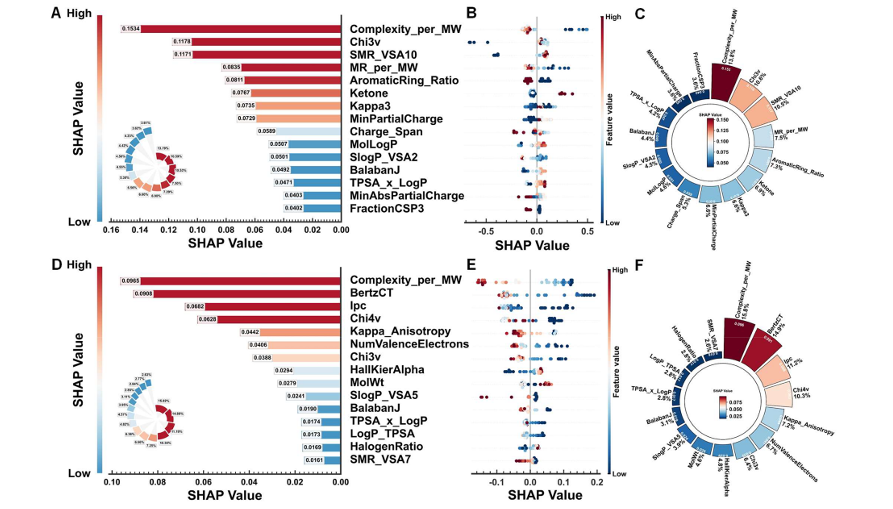
#> input picture sci-figure-replica/examples/post01-fig4/source_crop/original_figure.png, 893 x 509 px
$ python sample_palette.py --image ../examples/post01-fig4/source_crop/original_figure.png --out out.png
#> lines starting #> are read from the running program, lines starting #| are printed output that depends on the picture; after the words box and inside, x2 and y2 are one past the last pixel; in counts of white or black regions, pixels touching at a corner belong together
### sci-figure-replica/scripts/make_compare.py
"""Create equal-height comparisons and optional 50% overlays, never a visual verdict."""
import argparse
from io import BytesIO
from pathlib import Path

from PIL import Image, ImageDraw
from common import cli_error, write_batch


def open_rgb(path):
    with Image.open(path) as image:
#> image is the input picture: PIL image 893x509 RGB; mean R, G, B 236.6, 232.4, 233.7
        image.load()
        rgba = image.convert('RGBA')
        white = Image.new('RGBA', image.size, 'white')
#> white: PIL image 893x509 RGBA; every value is 255
        return Image.alpha_composite(white, rgba).convert('RGB')


# [45 lines left out: functions png_bytes, main, not called in this run]


# [2 lines that do not run on import are left out]

### sci-figure-replica/scripts/crop_figure.py
"""Crop margins and separated bottom caption bands without changing the source.

--bbox uses original-image coordinates (exclusive right/bottom).
--spec writes/updates the analysis JSON; existing caption_bbox/quality_flags
are accepted as human overrides. Caption detection is a geometric heuristic,
not OCR; inspect crop.json and use --bottom-crop for ambiguous cases.
Content uses a sensitive mask plus 8 px padding. When a separated caption is
removed, keep the full canvas width to preserve composite-figure side margins.
"""
import argparse
from pathlib import Path
import re

import numpy as np
from PIL import Image
from common import cli_error, json_bytes, read_json, write_batch
from make_compare import open_rgb, png_bytes


def background_rgb(array):
    h, w = array.shape[:2]
#> h = 509; w = 893
    size = max(1, min(8, h // 10, w // 10))
#> size = 8
    corners = np.concatenate([array[:size, :size].reshape(-1, 3), array[:size, -size:].reshape(-1, 3),
                              array[-size:, :size].reshape(-1, 3), array[-size:, -size:].reshape(-1, 3)])
#> corners = 256 rows, first 8: [255, 255, 255], [255, 255, 255], [255, 255, 255], [255, 255, 255], [255, 255, 255], [255, 255, 255], [255, 255, 255], [255, 255, 255]
    return np.median(corners, axis=0).round().astype('uint8')


# [125 lines left out: functions validate_bbox, caption_band, crop_image, main, not called in this run]


# [2 lines that do not run on import are left out]

### sci-figure-replica/scripts/common.py
"""Shared local I/O; no implicit gallery writes or external code execution."""
from datetime import datetime, timezone
import hashlib
import json
import os
from pathlib import Path
import re
import tempfile

SKILL_ROOT = Path(__file__).resolve().parents[1]


def utc_now():
    return datetime.now(timezone.utc).isoformat().replace('+00:00', 'Z')


# [29 lines left out: functions load_config, configured_path, not called in this run]


def read_json(path):
    return json.loads(Path(path).read_text(encoding='utf-8-sig'))


def json_bytes(value):
    return (json.dumps(value, ensure_ascii=False, indent=2) + '\n').encode('utf-8')


def sha256(path):
    with Path(path).open('rb') as stream:
        return hashlib.file_digest(stream, 'sha256').hexdigest()


def reject_links(path):
    path = Path(path).absolute()
    for part in (path, *path.parents):
        if part.is_symlink() or (hasattr(part, 'is_junction') and part.is_junction()):
            raise ValueError(f'Refusing symlink/junction path: {part}')
    return path


def atomic_write(path, data):
    path = reject_links(path)
    path.parent.mkdir(parents=True, exist_ok=True)
    if isinstance(data, str):
        data = data.encode('utf-8')
    fd, temp = tempfile.mkstemp(prefix='.' + path.name + '-', dir=path.parent)
    try:
        with os.fdopen(fd, 'wb') as stream:
            stream.write(data)
            stream.flush()
            os.fsync(stream.fileno())
        os.replace(temp, path)
    finally:
        if os.path.exists(temp):
            os.unlink(temp)


# [58 lines left out: functions write_batch, slug, entry_metadata, cli_error, not called in this run]

### sci-figure-replica/scripts/sample_palette.py
"""Quantize image colors, separating colored data from ink and background.

Diverging stops are only inferred if both blue and red are observed; they
are a sampled visual approximation, not a recovered plotting colormap.
"""
import argparse
from pathlib import Path

import numpy as np
from PIL import Image
from common import atomic_write, cli_error, json_bytes, read_json
from crop_figure import background_rgb
from make_compare import open_rgb


def hex_rgb(rgb):
    return '#' + ''.join(f'{int(x):02x}' for x in rgb)


def sample_palette(image, k=8, probes=None):
    if not 2 <= k <= 256:
        raise ValueError('k must be between 2 and 256')
    array = np.asarray(image)
    background = background_rgb(array)
#> background = [255, 255, 255]
    total = image.width * image.height
#> total = 454537
    dominant = []
    # Separate roles before quantization: otherwise the huge white/black text
    # population consumes the palette budget and blends ink into data colors.
    bg_mask = np.linalg.norm(array.astype(float) - background.astype(float), axis=2) < 25
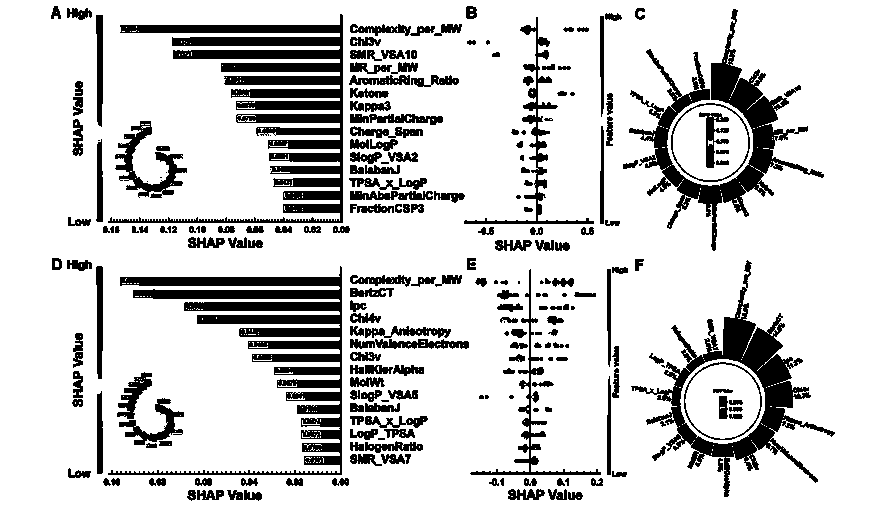
#> bg_mask: shape (509, 893) bool; 82.1% white; 232 black regions (29 under 20 px), largest, box (x1, y1, x2, y2) and area: (108, 14, 343, 223) 14787, (108, 266, 342, 475) 12801, (631, 260, 835, 497) 9169
    ink_mask = (np.ptp(array.astype(float), axis=2) < 15) & ~bg_mask
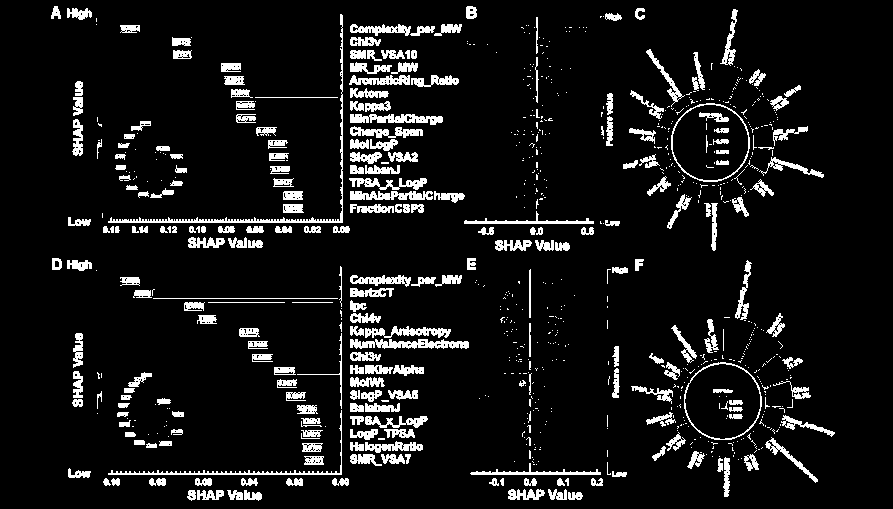
#> ink_mask: shape (509, 893) bool; 8.6% white; 821 white regions (563 under 20 px), largest, box (x1, y1, x2, y2) and area: (108, 14, 343, 223) 1241, (350, 339, 469, 349) 775, (108, 410, 342, 475) 746
    data_mask = ~(bg_mask | ink_mask)
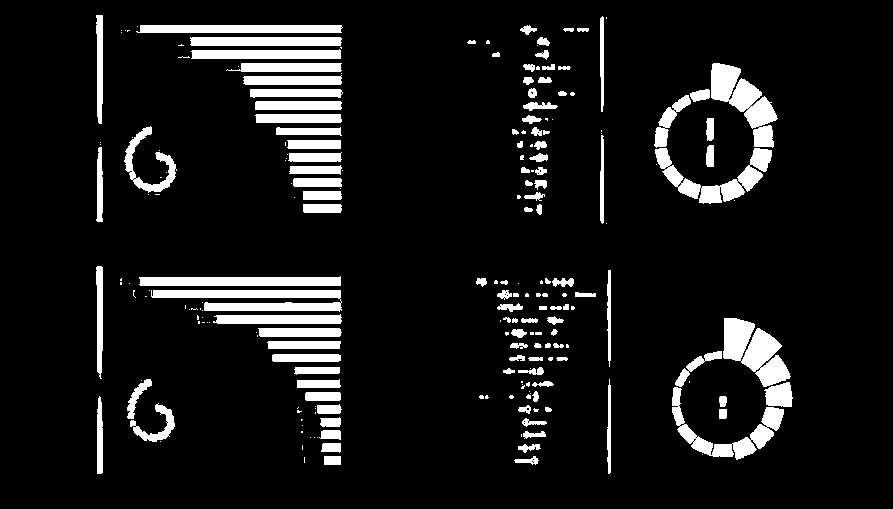
#> data_mask: shape (509, 893) bool; 9.3% white; 222 white regions (105 under 20 px), largest, box (x1, y1, x2, y2) and area: (151, 290, 342, 312) 2635, (723, 318, 791, 387) 2618, (711, 63, 778, 148) 2546
    for role, mask in [('background', bg_mask), ('ink', ink_mask)]:
        count = int(mask.sum())
        if count:
            rgb = np.median(array[mask], axis=0).round().astype(int).tolist()
            dominant.append({'rgb': rgb, 'hex': hex_rgb(rgb), 'proportion': count / total, 'role': role})
#> this loop made 2 passes
#> (role, count, rgb) on passes 1 to 2: ('background', 372974, [255, 255, 255]), ('ink', 39188, [154, 154, 154])
#> after the loop, dominant = 2 items
    data_pixels = array[data_mask]
    if len(data_pixels):
        # Reserve at least one bin for each observed side of a diverging scale.
        # A dominant long red bar would otherwise merge the rare blue tail
        # into a pale averaged bin even after background/ink exclusion.
        cool = data_pixels[:, 2].astype(int) - data_pixels[:, 0].astype(int) > 15
        if cool.any() and (~cool).any():
            cool_k = max(1, min(k - 1, round(k * cool.mean())))
#> cool_k = 3
            groups = [(data_pixels[cool], cool_k), (data_pixels[~cool], k - cool_k)]
        else:
            groups = [(data_pixels, k)]
        for pixels, bins in groups:
            quantized = Image.fromarray(pixels.reshape(-1, 1, 3)).quantize(colors=bins, method=Image.Quantize.MEDIANCUT)
            palette = quantized.getpalette()
            for count, idx in quantized.getcolors():
                rgb = palette[idx * 3:idx * 3 + 3]
                dominant.append({'rgb': rgb, 'hex': hex_rgb(rgb), 'proportion': count / total, 'role': 'data'})
#> this loop made 2 passes
#> (bins, palette) on pass 1: (3, [205, 227, 238, 148, 190, 213, 59, 115, 159])
#> bins on pass 2: 5
#> after the loop, dominant = 10 items
    dominant.sort(key=lambda p: p['proportion'], reverse=True)
    sampled = []
    for probe in probes or []:
        x, y = probe['x'], probe['y']
        if not isinstance(x, int) or not isinstance(y, int) or not (0 <= x < image.width and 0 <= y < image.height):
            raise ValueError(f'Probe outside image: {probe}')
        rgb = array[y, x].tolist()
        sampled.append({**probe, 'rgb': rgb, 'hex': hex_rgb(rgb)})
#> after the loop, sampled = []
    # Use actual saturated pixels, rather than quantized averages, for endpoints.
    pixels = array.reshape(-1, 3).astype(float)
    blue_score = pixels[:, 2] - pixels[:, 0]
    red_score = pixels[:, 0] - pixels[:, 2]
    stops = None
    if blue_score.max() > 40 and red_score.max() > 40:
        blue = pixels[np.argmax(blue_score)].astype(int)
#> blue = [14, 104, 192]
        red = pixels[np.argmax(red_score)].astype(int)
#> red = [238, 96, 71]
        stops = [hex_rgb(blue), '#ffffff', hex_rgb(red)]
#> stops = ['#0e68c0', '#ffffff', '#ee6047']
    return {'dominant': dominant, 'probes': sampled,
            'background': {'rgb': background.tolist(), 'hex': hex_rgb(background)},
            'diverging_stops': stops, 'diverging_note': 'sampled endpoints; intermediate colors require visual review'}


def main(argv=None):
    parser = argparse.ArgumentParser(description=__doc__)
    parser.add_argument('--image', type=Path, required=True)
    parser.add_argument('--out', type=Path, required=True)
    parser.add_argument('--probes', type=Path)
    parser.add_argument('--k', type=int, default=8)
    args = parser.parse_args(argv)
    try:
        if args.out.resolve() in {args.image.resolve(), args.probes.resolve() if args.probes else None}:
            raise ValueError('Output must not overwrite input')
        meta = sample_palette(open_rgb(args.image), args.k, read_json(args.probes) if args.probes else None)
#> meta = 5 items
        atomic_write(args.out, json_bytes(meta))
#> the loop in reject_links, `for part in (path, *path.parents):` made 8 passes
#> in atomic_write, `fd, temp = tempfile.mkstemp(prefix='.' + path.name + '-', dir=path.par..`: fd = 5
        print(f'background={meta["background"]["hex"]}; data_colors={[x["hex"] for x in meta["dominant"] if x["role"] == "data"]}; diverging_stops={meta["diverging_stops"]} -> {args.out}')
#| background=#ffffff; data_colors=['#b3152b', '#3b739f', '#f3cebe', '#d18275', '#94bed5', '#cde3ee', '#8e1328', '#b41f30']; diverging_stops=['#0e68c0', '#ffffff', '#ee6047'] -> out.png
        return 0
    except (OSError, ValueError, KeyError, Image.DecompressionBombError) as error:
        return cli_error(error)


if __name__ == '__main__':
    raise SystemExit(main())
#> (the program exits here)
